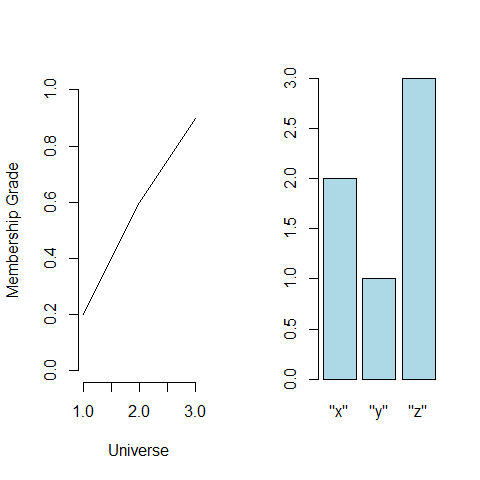

Reproduce this figure in R.
require(sets)
par(mfrow = c(1, 2))

# multiset
multi1 = gset(c("red", "blue", "blue", "blue"))  # multiset
gset_cardinality(multi)  # number of elements in the set

# fuzzy set, membership in square brackets
fuzzy1 = gset(c(1, 2, 3), membership = c(0.2, 0.6, 0.9))
plot(fuzzy1)  # output in Figure 3.1
# create multiset from R object
B = c("x", "y", "z", "z", "z", "x")
table(B)
multi2 = as.gset(B)  # converts vector to set
gset_cardinality(multi2)  # cardinality of multi2
# create multiset directly via gset
multi3 = gset(c("x", "y", "z"), membership = c(2, 1, 3))
gset_cardinality(multi3)
plot(multi3, col = "lightblue")  # right plot in Figure 3.1 
